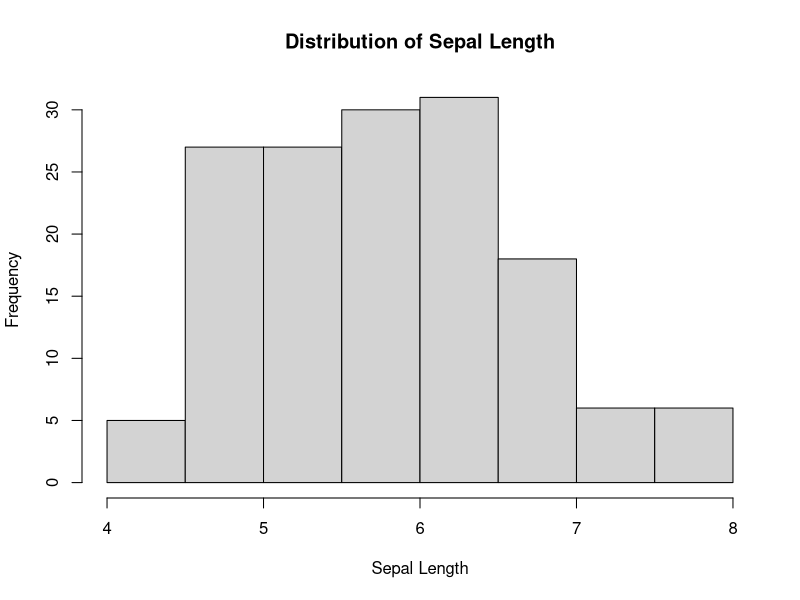
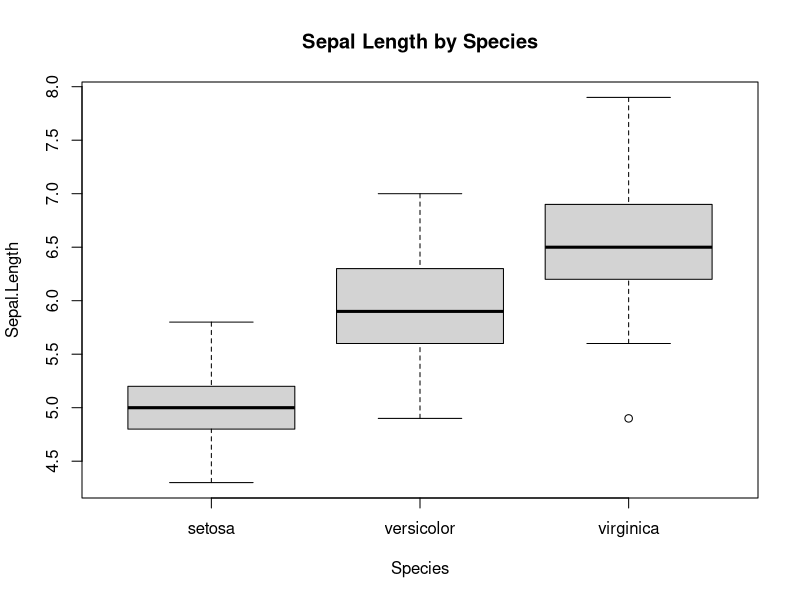
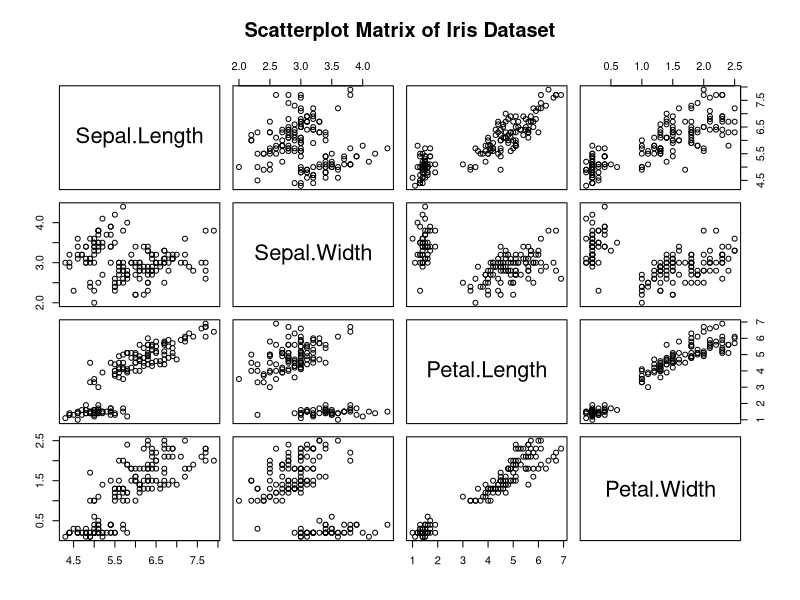
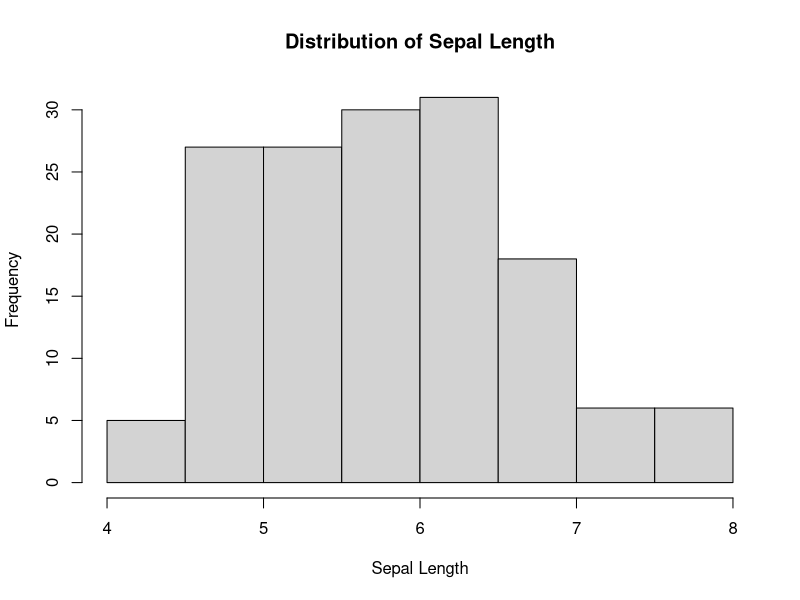
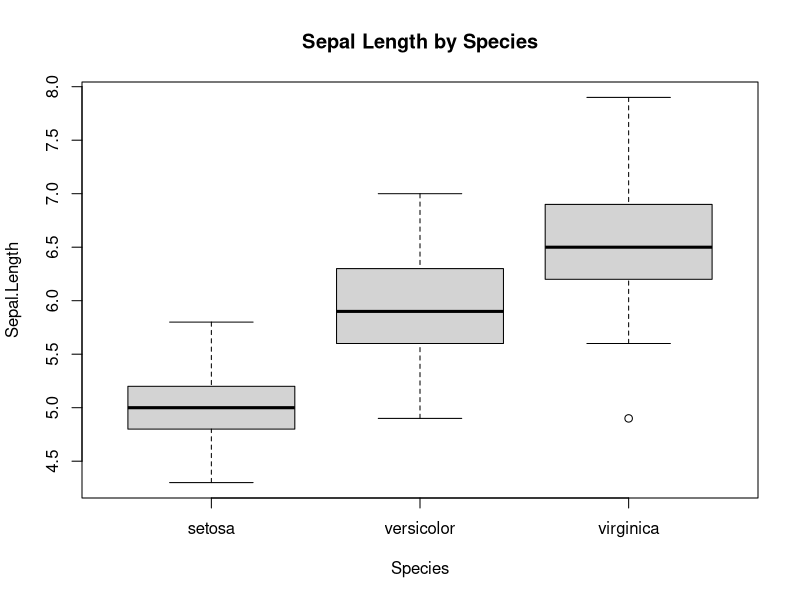
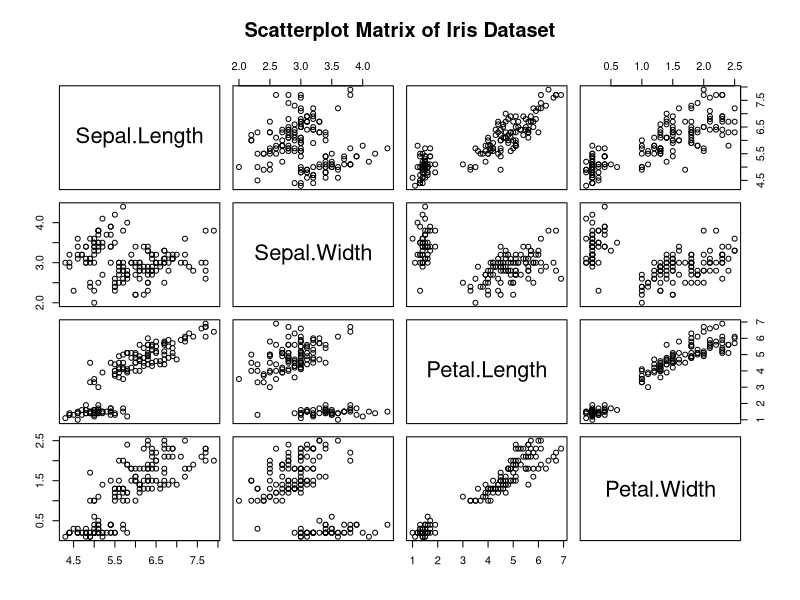
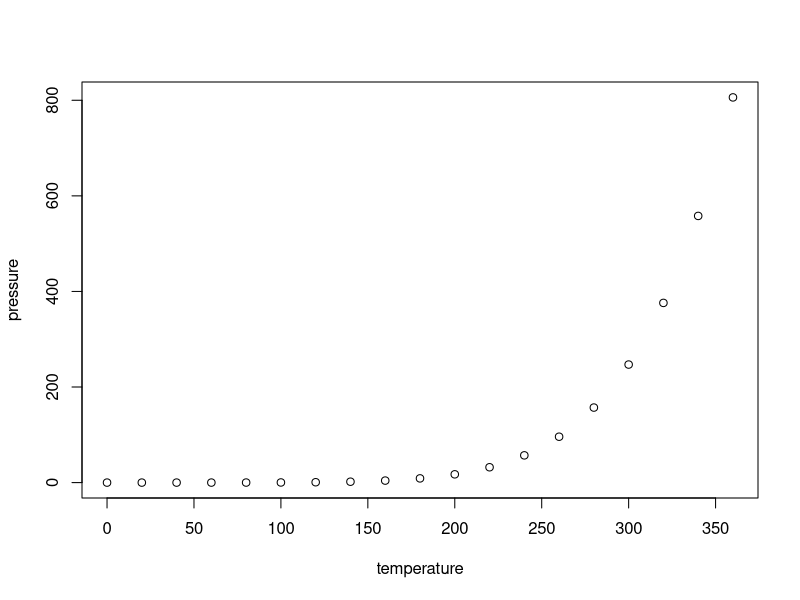

R code for these plots, in order:
## ---- chunk 1
# Load the Iris dataset
data(iris)

# View the first few rows of the dataset
head(iris)
# Summary statistics of the dataset
summary(iris)
# Histogram for Sepal Length
hist(iris$Sepal.Length, main = "Distribution of Sepal Length", xlab = "Sepal Length")

# Similarly, create histograms for other numerical variables like Sepal.Width, Petal.Length, Petal.Width
# Boxplot comparing Species and Sepal Length
boxplot(Sepal.Length ~ Species, data = iris, main = "Sepal Length by Species")
# Scatterplot matrix to visualize relationships between variables
pairs(iris[, 1:4], main = "Scatterplot Matrix of Iris Dataset")
## ---- chunk 2
# Histogram for Sepal Length
hist(iris$Sepal.Length, main = "Distribution of Sepal Length", xlab = "Sepal Length")

# Similarly, create histograms for other numerical variables like Sepal.Width, Petal.Length, Petal.Width
# Boxplot comparing Species and Sepal Length
boxplot(Sepal.Length ~ Species, data = iris, main = "Sepal Length by Species")
# Scatterplot matrix to visualize relationships between variables
pairs(iris[, 1:4], main = "Scatterplot Matrix of Iris Dataset")
## ---- chunk 3
knitr::opts_chunk$set(echo = TRUE)
## ---- chunk 4
summary(cars)
## ---- chunk 5
plot(pressure)
